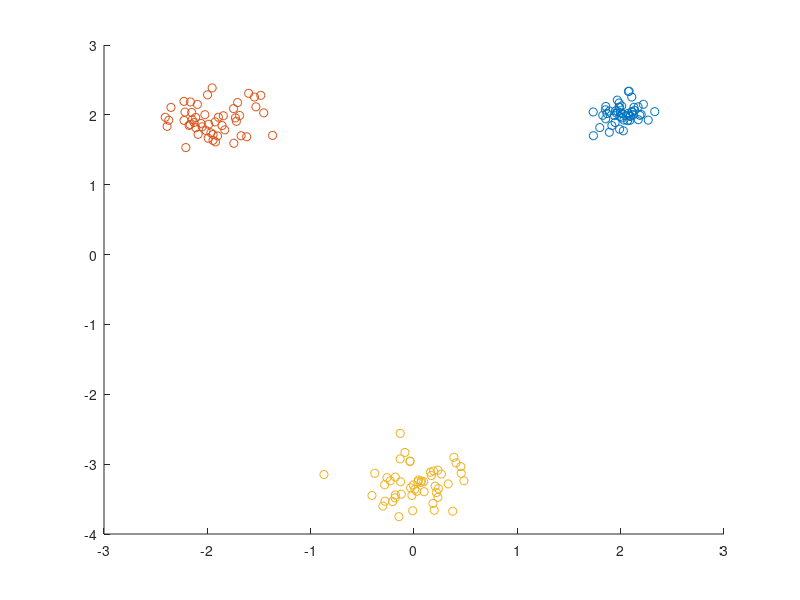

The MATLAB script that drew this image:
% EC 503 - HW 3 - Fall 2023
% K-Means starter code

clear, clc, close all;
rng('default');
defaultseed = rng;

%last part of question is dependent on the midpoint, will fall into one of
%the two buckets, compute the likelihood of it
%hard way is compute integral of pdf
%easy way is to do 2d picture

%% Generate Gaussian data:
% Add code below:

%gen std normal g then shift data to new mean


%create 3 distributions of μ1 = [2, 2]T, μ2 = [−2, 2]T,μ3 = [0, −3.25]T, and Σ1 = 0.02 · I2, Σ2 = 0.05 · I2, Σ3 = 0.07 · I2, where I2 is the 2 × 2 identity matrix
m1 = [2, 2]
m2 = [-2, 2]
m3 = [0,-3.25]
identity = [1 0; 0 1]
s1 = 0.02*identity
s2 = 0.05*identity
s3 = 0.07*identity
g1 = random(gmdistribution(m1,s1),50)
g2 = random(gmdistribution(m2,s2),50)
g3 = random(gmdistribution(m3,s3),50)
scatter(g1(:,1),g1(:,2),"red")
hold on
scatter(g2(:,1),g2(:,2),"green")
scatter(g3(:,1),g3(:,2),"blue")
hold off

gall = [g1;g2;g3]


%% 3.2
%% 3.2a

%{
mu_init = [3 3; -4 -1; 2 -4]
gall_WCSS = kmeansimp(3,mu_init,gall)
%}
%% 3.2b

%{
mu_alt_init = [-0.14 2.61; 3.15 0.84; -3.28 -1.58]
gall_alt_WCSS = kmeansimp(3,mu_alt_init,gall)
% the three clusters should all reduce to the same centers regardles of
initialization for k=3
% this makes sense since they are far enough apart to be differentiable
%}
%% 3.2c

%{
%create 100 random points between -4 and 4
rx = -4 + (4+4)*rand(100,1)
ry = -4 + (4+4)*rand(100,1)
rxy = [rx ry]

r_WCSS = zeros(10,1)
mu_best = zeros(3,2)
WCSS_best = 10000
% k can be changes to get the different graphs
k = 10
for i = 1:k:k*10
    mu_init = rxy(i:i+k-1,:);
    j = 1+(i-1)/k;
    output = kmeansimp(k,mu_init,gall);
    r_WCSS(j) = output;
    if output < WCSS_best
        WCSS_best = output;
        mu_best = mu_init
        j_best = j;
    end
end

min(r_WCSS)
j_best
mu_best
WCSS_best
result = kmeansimp(k,mu_best,gall);

% Lowest WCSS
% j = 8
% WCSS_best = 13.2833
% mu_best = [1.1555 1.1145; 1.1809 0.3577; 1.4321 1.1785]
kmeansimp(3,mu_best,gall)

%}
%% 3.2d
%the WCSS keeps decreasing as k increases, but there is a clear elbow at
%k=3
%{
k_WCSS = zeros(10)
k_WCSS_best = zeros(1,10)
for k = 2:10
    k
    k_WCSS_best(1,k) = 10000
    for i = 1:k:k*10
        mu_init = rxy(i:i+k-1,:);
        j = 1+(i-1)/k;
        output = kmeansimp(k,mu_init,gall);
        k_WCSS(j,k) = output;
        if output < k_WCSS_best(1,k)
            k_WCSS_best(1,k) = output;
            %k_mu_best(:,k) = mu_init
            k_j_best(1,k) = j;
        end
    end
end

k_WCSS
k_WCSS_best
%k_WCSS_best = [0  418.0056   13.2883   11.2170    9.7814    9.4245
% 7.9506    6.2270    7.6788    8.2860]
k_WCSS_best = min(k_WCSS)
%k_mu_best
k_j_best
%}

%% Generate NBA data:
% Add code below:

% 3.2e) 
%{
% HINT: readmatrix might be useful here
nba = readmatrix("NBA_stats_2018_2019.xlsx");
mpg = nba(:,5)
ppg = nba(:,7)
mppg = [mpg ppg]

%create 100 random points between 0 and 40
rx = (40)*rand(100,1)
ry = (40)*rand(100,1)
rxy = [rx ry]

nba_WCSS = zeros(10,1)
mu_best = zeros(10,2)
nba_WCSS_best = 10000
k = 10
for i = 1:k:k*10
    mu_init = rxy(i:i+k-1,:);
    j = 1+(i-1)/k;
    output = kmeansimp(k,mu_init,mppg);
    nba_WCSS(j) = output;
    if output < nba_WCSS_best
        nba_WCSS_best = output;
        k_mu_best = mu_init
        nba_j_best = j;
    end
end

nba_WCSS
nba_WCSS_best
%nba_WCSS_best = [0  418.0056   13.2883   11.2170    9.7814    9.4245
% 7.9506    6.2270    7.6788    8.2860]
nba_WCSS_best = min(nba_WCSS)
k_mu_best
nba_j_best
kmeansimp(k,k_mu_best,mppg);
%}
%% 3.2f 
% knn is incapable of creating valuable clusters for this circle pattern
% there is a relationship between the 3 rings, but a simple distance
% function with centroids is unable to determine what that relationship is
%{
% Problem 3.2(f): Generate Concentric Rings Dataset using
% sample_circle.m provided to you in the HW 3 folder on Blackboard.

circlepoints = sample_circle(3)
scatter(circlepoints(:,1),circlepoints(:,2))

k = 3

rx = -4 + (4+4)*rand(k*10,1)
ry = -4 + (4+4)*rand(k*10,1)
rxy = [rx ry]
r_WCSS = zeros(10,1)
mu_best = zeros(3,2)
WCSS_best = 10000

for i = 1:k:k*10
    mu_init = rxy(i:i+k-1,:);
    j = 1+(i-1)/k;
    output = kmeansimp(k,mu_init,circlepoints);
    r_WCSS(j) = output;
    if output < WCSS_best
        WCSS_best = output;
        mu_best = mu_init
        j_best = j;
    end
end

min(r_WCSS)
j_best
mu_best
WCSS_best
result = kmeansimp(k,mu_best,circlepoints);
%}

%% K-Means implementation
% Add code below

function WCSS = kmeansimp(k,MU_init,data)
    MU_previous = MU_init;
    MU_current = MU_init;
    
    % initializations
    labels = ones(size(data,1),1);
    converged = 0;
    iteration = 0;
    convergence_threshold = 0.025;

    while (converged==0)
        MU_previous = MU_current;
        iteration = iteration + 1;
        fprintf('Iteration: %d\n',iteration)

        %calculate which clusters all points belong to
        centerl = addlabeltocenter(MU_current);
        labels = knn(data,centerl,1);
        datalabels = [data labels];
        %calculate best centers (centroids) for each cluster
        %average of all points with that label

        %set new centers to MU_current
        new_centers = getnewcenters(datalabels, k);
        MU_current = new_centers

        %CODE 4 - Check for convergence
        %if largest of (dist new - dist old) for each
        largestdelta = large_diff(MU_previous,MU_current);
        if (largestdelta < convergence_threshold)
            converged=1;
        end
    
        %CODE 5 - Plot clustering results if converged:
        if (converged == 1)
            fprintf('\nConverged.\n')
            
            %If converged, get WCSS metric
            %sum of all distances^2 for each point in cluster
            WCSS = 0
          
            for i = 1:k
                Xyi = datalabels(datalabels(:,3)==i,:);
                WCSS = WCSS + WCSoS(MU_current(i,:),Xyi);
            end
            
            if k == 3
                Xy1 = datalabels(datalabels(:,3)==1,:);
                Xy2 = datalabels(datalabels(:,3)==2,:);
                Xy3 = datalabels(datalabels(:,3)==3,:);
                scatter(Xy1(:,1),Xy1(:,2),"red")
                hold on
                scatter(Xy2(:,1),Xy2(:,2),"green")
                scatter(Xy3(:,1),Xy3(:,2),"blue")
                scatter(MU_current(:,1),MU_current(:,2),"black")
                hold off
            else
                datalabels = sortrows(datalabels,3)
                scatter(datalabels(:,1),datalabels(:,2),[],datalabels(:,3))
                hold on
                scatter(MU_current(:,1),MU_current(:,2),"black")
                colormap("jet")
                hold off
            end


        end
        
        %%%%%%%%%%%%%%%%%%%%%%%%%%%%%%%%%%%%%%%%%%%%%%%%
    end
end

%% sample_circle

function [data ,label] = sample_circle( num_cluster, points_per_cluster )
% Function to sample 2-D circle-shaped clusters
% Input:
% num_cluster: the number of clusters 
% points_per_cluster: a vector of [num_cluster] numbers, each specify the
% number of points in each cluster 
% Output:
% data: sampled data points. Each row is a data point;
% label: ground truth label for each data points.
%
% EC 503: Learning from Data
% Fall 2022
% Instructor: Prakash Ishwar
% HW 3, Problem 3.2(f) 
%%%%%%%%%%%%%%%%%%%%%%%%%%%%%%%%%%%%%%%%%%%%%%%%%%%%%%%%%%%%%%%%%%%%%%%%%

    if nargin == 0
      num_cluster = 2;
      points_per_cluster = 500*ones(num_cluster,1);
    end
    if nargin == 1
       points_per_cluster = 500*ones(num_cluster,1);
    end
    points_per_cluster=points_per_cluster(:);
    
    data = zeros([sum(points_per_cluster), 2]);
    label = zeros(sum(points_per_cluster),1);
    idx = 1;
    bandwidth = 0.1;
    
    for k = 1 : num_cluster
        theta = 2 * pi * rand(points_per_cluster(k), 1);
        rho = k + randn(points_per_cluster(k), 1) * bandwidth;
        [x, y] = pol2cart(theta, rho);
        data(idx:idx+points_per_cluster(k)-1,:) = [x, y];
        label(idx:idx+points_per_cluster(k)-1)=k;
        idx = idx + points_per_cluster(k);
    end
end
%% Helper functions:

function largestdiff = large_diff(a1, a2)
% take an array of points, a1 and a2, where both are the same dim X:2
% outputs the largest difference between the distance of each set in a1-a2 array 
% if not same size, outputs 1
    if size(a1) == size(a2)
        adist = zeros(size(a1,1));
        %calculate distance for each row of points
        for i = 1:size(a1,1)
            adist(i) = dist(a1(i,:),a2(i,:));
        end
        %take largest of distances
        largestdiff = max(adist);
    else
        largestdiff = 1
    end
end

function dist = dist(p1, p2)
% takes in 2 points and outputs the distance between them
% input p1, p2: 1:2 array with x,y coordinates
% outputs distance between them 
    dist = sqrt( power(p1(1) - p2(1),2) + power(p1(2) - p2(2),2));
end

function arr = addlabeltocenter(centers)
% append labels to centers
% input: array of centers
% output: array of centers, appending the row number to each row
    labels = zeros(size(centers,1),1);
    for i = 1:size(centers,1)
        labels(i) = i;
    end
    arr = [centers labels];
end

function centers = getnewcenters(data, k)
% this function takes in an array of data with labels attached to it and
% calculates the centers associated with them
% input data: an x:3 array of x,y,label 
% output centers: array of l centers where l is the max label
    centers = zeros(k,2);
    for i = 1:k
        Xyi = data(data(:,3)==i,:);
        x_val = sum(Xyi(:,1)/size(Xyi,1));
        y_val = sum(Xyi(:,2)/size(Xyi,1));
        centers(i,:) = [x_val, y_val];
    end
end

function SoS = WCSoS(center, data)
%returns the sum of square distance to the center
    SoS = 0;
    fulldist = calcdist(center, data);
    dist = fulldist(:,4);
    dist2 = dist.*dist;
    SoS = sum(dist2,1);
end

%can I just use Knn where k = 1 and points is the centers?????
%looks like yes
function label = assignPoints(points, centers)
% takes in an array of points, an array of (centers and labels)
% outputs an array size(points) giving corresponding label for each of point
    label = zeros(size(points,1),1);
    for i = 1:size(points,1)
        dist = calcdist(points(i,:), centers);
        dist = sortrows(dist,3);
        nearest = dist(1,:);
        label(i) = nearest(3);
    end
end

function plotkvslambda(data)
%takes an array of lambda rows and k columns to plot

end

%HW2, check to see if all functions needed
function label = knn(points, arr, k)
% takes in an array of points, an array of data+labels, and k
% outputs an array size(points) giving corresponding label for each of point
    label = zeros(size(points,1),1);
    for i = 1:size(points,1)
        dist = calcdist(points(i,:), arr);
        dist = sortrows(dist,4);
        nearest = dist(1:k,:);
        if k == 1
            label(i) = nearest(3);
        else
            l = mode(nearest);
            l = l(3);
            label(i) = l;
        end
    end
end

function prob = knnProb(points, arr, k, label)
% takes in an array of points, an array of data+labels, k, label for prob
% outputs prob each of points belongs to label
    prob = zeros(size(points,1),1);
    for i = 1:size(points,1)
        dist = calcdist(points(i,:), arr);
        dist = sortrows(dist,4);
        nearest = dist(1:k,:);
        n = nearest(:,3);
        count = 0;
        for j = 1:size(n,1)
            if n(j) == label
                count = count+1;
            end
        end
        p = count / k;
        prob(i) = p;
    end
end

function dist = calcdist(point, arr)
% takes point, an array of data + labels (labels not required)
% outputs an array of distance from arr to the point 
% as the next column in arr
    d = sqrt( power(arr(:,1) - point(1),2) + power(arr(:,2) - point(2),2));
    dist = [arr d];
end

function a = LOOCV(tset, k)
% takes a test set and a k value
% computes LOOCV for that test set using kNN=k
% returns a = misclassification rate for k
tsize = size(tset,1);
a = 0;
    for i = 1:tsize
        testX = tset(i,:);
        if i == 1
            tempset = [(tset(i+1:tsize,:))];
        elseif i == tsize
            tempset = [tset(1:i-1,:)];
        else
            tempset = [tset(1:i-1,:); (tset(i+1:tsize,:))];
        end
        testLabel = knn(testX(1:2),tempset,k);
        %if test label doesn't match real label
        if testLabel ~= testX(3)
            a = a+1;
        end
    end
a = a/tsize;
end